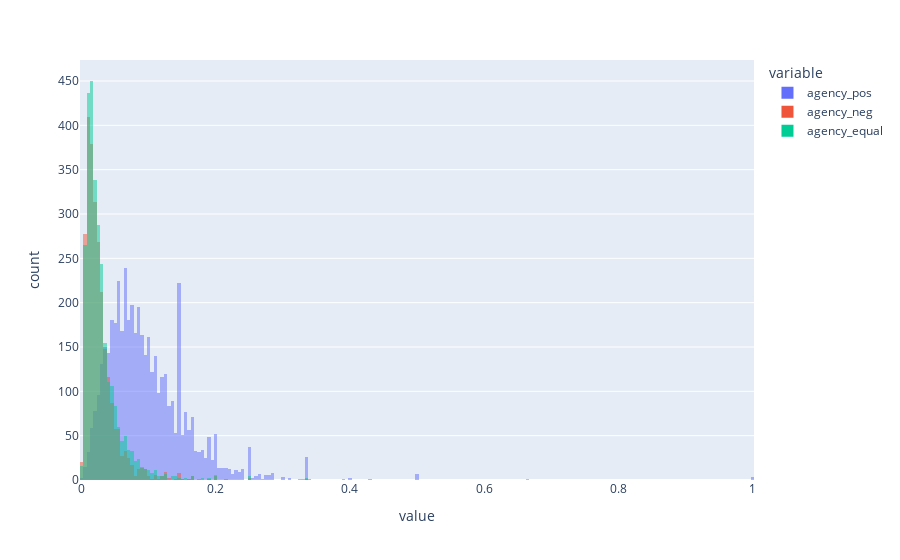

Source (notebook cell):
### Code cell
px.histogram(pd.DataFrame(get_rejected(data, 'Agency Connotation Frame')), barmode='overlay')

### Figure 1 — Plotly figure (JSON) as saved in the notebook; plotly's stock layout.template omitted (floating-point values rounded to 4 significant figures; data arrays with more than 128 entries replaced by an {"elided": "..."} marker saying what was removed)
{"data": [{"alignmentgroup": "True", "bingroup": "x", "hovertemplate": "variable=agency_pos<br>value=%{x}<br>count=%{y}<extra></extra>", "legendgroup": "agency_pos", "marker": {"color": "#636efa", "opacity": 0.5, "pattern": {"shape": ""}}, "name": "agency_pos", "offsetgroup": "agency_pos", "orientation": "v", "showlegend": true, "type": "histogram", "x": {"elided": "5123 float values"}, "xaxis": "x", "yaxis": "y"}, {"alignmentgroup": "True", "bingroup": "x", "hovertemplate": "variable=agency_neg<br>value=%{x}<br>count=%{y}<extra></extra>", "legendgroup": "agency_neg", "marker": {"color": "#EF553B", "opacity": 0.5, "pattern": {"shape": ""}}, "name": "agency_neg", "offsetgroup": "agency_neg", "orientation": "v", "showlegend": true, "type": "histogram", "x": {"elided": "5123 float values"}, "xaxis": "x", "yaxis": "y"}, {"alignmentgroup": "True", "bingroup": "x", "hovertemplate": "variable=agency_equal<br>value=%{x}<br>count=%{y}<extra></extra>", "legendgroup": "agency_equal", "marker": {"color": "#00cc96", "opacity": 0.5, "pattern": {"shape": ""}}, "name": "agency_equal", "offsetgroup": "agency_equal", "orientation": "v", "showlegend": true, "type": "histogram", "x": {"elided": "5123 float values"}, "xaxis": "x", "yaxis": "y"}], "layout": {"barmode": "overlay", "legend": {"title": {"text": "variable"}, "tracegroupgap": 0}, "margin": {"t": 60}, "xaxis": {"anchor": "y", "domain": [0, 1], "title": {"text": "value"}}, "yaxis": {"anchor": "x", "domain": [0, 1], "title": {"text": "count"}}}}
